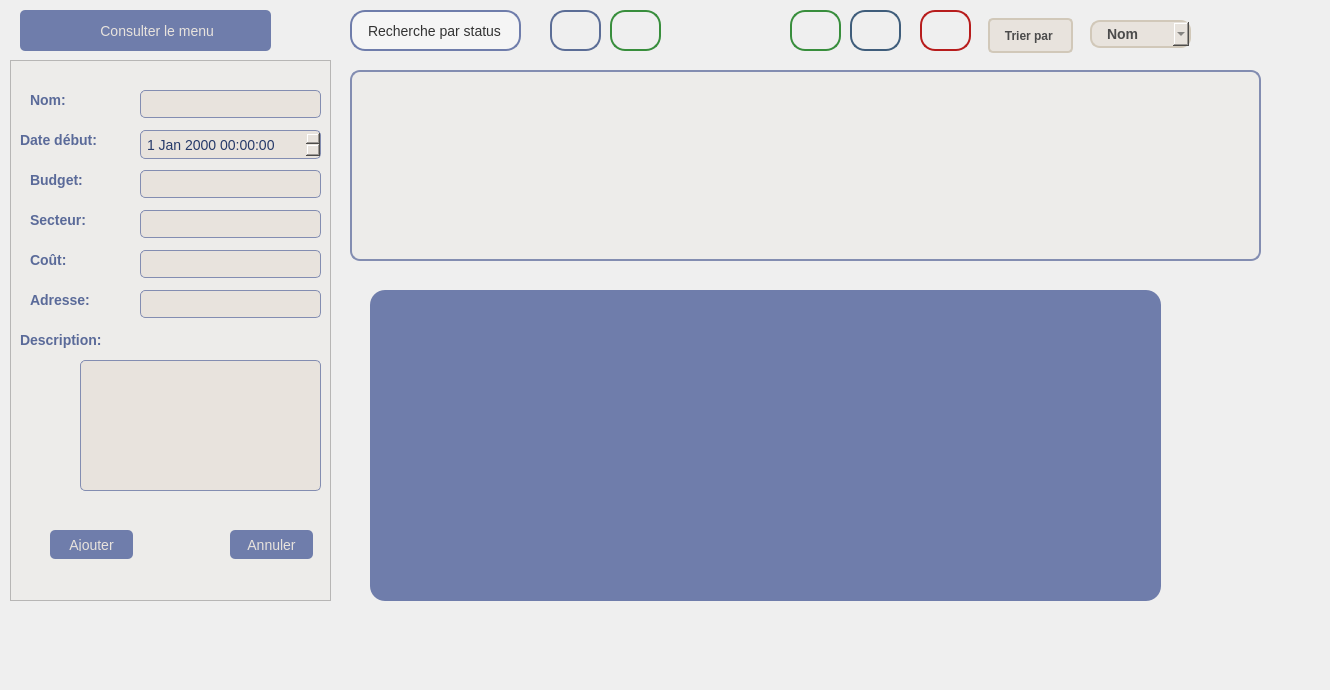
    <widget class="QWidget" name="tab">
     <attribute name="title">
      <string>Gestion des projets</string>
     </attribute>
     <widget class="QFrame" name="frame">
      <property name="geometry">
       <rect>
        <x>10</x>
        <y>60</y>
        <width>321</width>
        <height>541</height>
       </rect>
      </property>
      <property name="styleSheet">
       <string notr="true">QWidget { 
    background-color: #EDECEA;
    font-family: &quot;Poppins&quot;, &quot;Arial&quot;, sans-serif;
    font-size: 14px;
    color: #263A69;
}

/* Style des boutons */
QPushButton {
    background-color: #6F7DAB;
    color: #E8E3DD;
    border-radius: 5px;
    padding: 8px;
    font-size: 14px;
    border: none;
}

QPushButton:hover {
    background-color: #E8E3DD;
    color: #263A69;
}

/* Style des labels */
QLabel {
    font: 12pt &quot;The Year of The Camel&quot;;
    font-weight: bold; 
    color: #5A6A99; 
}

/* Style des menus déroulants */
QComboBox {
    font-family: &quot;Poppins&quot;, &quot;Arial&quot;, sans-serif;
    font-size: 14px;
    color: #263A69;
    background-color: #E8E3DD;
    border-radius: 5px;
    padding: 4px;
}

/* Style des champs de texte */
QLineEdit {
    font-family: &quot;Poppins&quot;, &quot;Arial&quot;, sans-serif;
    font-size: 14px;
    background-color: #E8E3DD;
    border: 1px solid #838db1;
    border-radius: 5px;
    padding: 4px;
    color: #263A69;
}
QSpinBox {
    font-family: &quot;Poppins&quot;, &quot;Arial&quot;, sans-serif;
    font-size: 14px;
    color: #263A69;
    background-color: #E8E3DD;
    border: 1px solid #838db1;
    border-radius: 5px;
    padding: 4px;
}
QDateTimeEdit {
    font-family: &quot;Poppins&quot;, &quot;Arial&quot;, sans-serif;
    font-size: 14px;
    color: #263A69;
    background-color: #E8E3DD;
    border: 1px solid #838db1;
    border-radius: 5px;
    padding: 4px;
}

QPlainTextEdit
{
    font-family: &quot;Poppins&quot;, &quot;Arial&quot;, sans-serif;
    font-size: 14px;
    background-color: #E8E3DD;
    border: 1px solid #838db1;
    border-radius: 5px;
    padding: 4px;
    color: #263A69;
}

</string>
      </property>
      <property name="frameShape">
       <enum>QFrame::Shape::StyledPanel</enum>
      </property>
      <property name="frameShadow">
       <enum>QFrame::Shadow::Raised</enum>
      </property>
      <widget class="QLabel" name="label">
       <property name="geometry">
        <rect>
         <x>20</x>
         <y>30</y>
         <width>63</width>
         <height>20</height>
        </rect>
       </property>
       <property name="text">
        <string>Nom:</string>
       </property>
      </widget>
      <widget class="QLabel" name="label_2">
       <property name="geometry">
        <rect>
         <x>10</x>
         <y>70</y>
         <width>91</width>
         <height>20</height>
        </rect>
       </property>
       <property name="text">
        <string>Date début:</string>
       </property>
      </widget>
      <widget class="QLabel" name="label_4">
       <property name="geometry">
        <rect>
         <x>20</x>
         <y>110</y>
         <width>81</width>
         <height>20</height>
        </rect>
       </property>
       <property name="text">
        <string>Budget:</string>
       </property>
      </widget>
      <widget class="QLabel" name="label_5">
       <property name="geometry">
        <rect>
         <x>20</x>
         <y>150</y>
         <width>63</width>
         <height>20</height>
        </rect>
       </property>
       <property name="text">
        <string>Secteur:</string>
       </property>
      </widget>
      <widget class="QLabel" name="label_6">
       <property name="geometry">
        <rect>
         <x>10</x>
         <y>270</y>
         <width>111</width>
         <height>20</height>
        </rect>
       </property>
       <property name="text">
        <string>Description:</string>
       </property>
      </widget>
      <widget class="QLabel" name="label_8">
       <property name="geometry">
        <rect>
         <x>20</x>
         <y>190</y>
         <width>81</width>
         <height>20</height>
        </rect>
       </property>
       <property name="text">
        <string>Coût:</string>
       </property>
      </widget>
      <widget class="QLabel" name="label_9">
       <property name="geometry">
        <rect>
         <x>20</x>
         <y>230</y>
         <width>91</width>
         <height>20</height>
        </rect>
       </property>
       <property name="text">
        <string>Adresse:</string>
       </property>
      </widget>
      <widget class="QDateTimeEdit" name="dateTimeEdit">
       <property name="geometry">
        <rect>
         <x>130</x>
         <y>70</y>
         <width>181</width>
         <height>29</height>
        </rect>
       </property>
      </widget>
      <widget class="QLineEdit" name="lineEdit_nom">
       <property name="geometry">
        <rect>
         <x>130</x>
         <y>30</y>
         <width>181</width>
         <height>28</height>
        </rect>
       </property>
      </widget>
      <widget class="QPushButton" name="ajouter_projet">
       <property name="geometry">
        <rect>
         <x>40</x>
         <y>470</y>
         <width>83</width>
         <height>29</height>
        </rect>
       </property>
       <property name="text">
        <string>Ajouter</string>
       </property>
      </widget>
      <widget class="QPushButton" name="annuler_projet">
       <property name="geometry">
        <rect>
         <x>220</x>
         <y>470</y>
         <width>83</width>
         <height>29</height>
        </rect>
       </property>
       <property name="text">
        <string>Annuler</string>
       </property>
      </widget>
      <widget class="QPlainTextEdit" name="plainTextEdit_description">
       <property name="geometry">
        <rect>
         <x>70</x>
         <y>300</y>
         <width>241</width>
         <height>131</height>
        </rect>
       </property>
      </widget>
      <widget class="QLineEdit" name="lineEdit_cout">
       <property name="geometry">
        <rect>
         <x>130</x>
         <y>190</y>
         <width>181</width>
         <height>28</height>
        </rect>
       </property>
       <property name="maxLength">
        <number>10</number>
       </property>
      </widget>
      <widget class="QLineEdit" name="lineEdit_adresse">
       <property name="geometry">
        <rect>
         <x>130</x>
         <y>230</y>
         <width>181</width>
         <height>28</height>
        </rect>
       </property>
      </widget>
      <widget class="QLineEdit" name="lineEdit_budget">
       <property name="geometry">
        <rect>
         <x>130</x>
         <y>110</y>
         <width>181</width>
         <height>28</height>
        </rect>
       </property>
      </widget>
      <widget class="QLineEdit" name="lineEdit_secteur">
       <property name="geometry">
        <rect>
         <x>130</x>
         <y>150</y>
         <width>181</width>
         <height>28</height>
        </rect>
       </property>
      </widget>
     </widget>
     <widget class="QLineEdit" name="recherche_projet">
      <property name="geometry">
       <rect>
        <x>350</x>
        <y>10</y>
        <width>171</width>
        <height>41</height>
       </rect>
      </property>
      <property name="styleSheet">
       <string notr="true">QLineEdit {
    background-color: #f5f5f5; /* Fond clair et épuré */
    border: 2px solid #6f7dab; /* Bordure bleu-gris */
    border-radius: 15px; /* Coins arrondis */
    padding: 8px 15px;
    font-size: 14px;
    color: #333; /* Couleur du texte */
    selection-background-color: #6f7dab; /* Couleur de sélection */
}

QLineEdit:focus {
    border: 2px solid #6f7dab; /* Changement de bordure au focus */
    background-color: white; /* Fond plus visible */
}

QLineEdit::placeholder {
    color: #999; /* Couleur du placeholder */
    font-style: italic;
}
</string>
      </property>
      <property name="text">
       <string>Recherche par status</string>
      </property>
      <property name="readOnly">
       <bool>false</bool>
      </property>
     </widget>
     <widget class="QComboBox" name="trier_projet">
      <property name="geometry">
       <rect>
        <x>1090</x>
        <y>20</y>
        <width>101</width>
        <height>28</height>
       </rect>
      </property>
      <property name="styleSheet">
       <string notr="true">QComboBox {
    background-color: #E8E3DD; /* Couleur de fond clair */
    border: 2px solid #D1C8B9; /* Bordure subtile */
    border-radius: 10px; /* Coins arrondis */
    padding: 5px 15px; /* Espacement interne */
    font-size: 14px; /* Taille de texte */
    color: #4B4B4B; /* Couleur du texte */
    font-weight: bold;
}

QComboBox:hover {
    border: 2px solid #D1C8B9; /* Changement de couleur au survol */
}

QComboBox:focus {
    border: 2px solid #A89F92; /* Bordure plus foncée au focus */
}

QComboBox QAbstractItemView {
    background-color: #FFF; /* Couleur de fond du menu déroulant */
    border: 2px solid #D1C8B9;
    border-radius: 10px;
    selection-background-color: #D1C8B9; /* Couleur de sélection des éléments */
    selection-color: #4B4B4B; /* Couleur du texte sélectionné */
}

QComboBox::down-arrow {
    image: url(:/images/arrow.png); /* Icône de flèche personnalisée */
    width: 20px;
    height: 20px;
}
</string>
      </property>
      <item>
       <property name="text">
        <string>Nom</string>
       </property>
      </item>
      <item>
       <property name="text">
        <string>Date Début</string>
       </property>
      </item>
     </widget>
     <widget class="QLabel" name="label_13">
      <property name="geometry">
       <rect>
        <x>850</x>
        <y>510</y>
        <width>191</width>
        <height>171</height>
       </rect>
      </property>
      <property name="text">
       <string/>
      </property>
      <property name="pixmap">
       <pixmap>:/image.qrc/8025532-removebg-preview.png</pixmap>
      </property>
      <property name="scaledContents">
       <bool>true</bool>
      </property>
     </widget>
     <widget class="QLabel" name="label_12">
      <property name="geometry">
       <rect>
        <x>390</x>
        <y>370</y>
        <width>49</width>
        <height>16</height>
       </rect>
      </property>
      <property name="text">
       <string/>
      </property>
     </widget>
     <widget class="QPushButton" name="pushButton_7">
      <property name="geometry">
       <rect>
        <x>20</x>
        <y>10</y>
        <width>251</width>
        <height>41</height>
       </rect>
      </property>
      <property name="styleSheet">
       <string notr="true">QPushButton {
	font: 700 11pt &quot;Times New Roman&quot;;
	

    background-color: #6F7DAB;
    color: #E8E3DD;
    border-radius: 5px;
    padding: 8px;
    font-size: 14px;
}
QPushButton:hover {
    background-color: #E8E3DD;
    color: #263A69;
}

</string>
      </property>
      <property name="text">
       <string>      Consulter le menu</string>
      </property>
      <property name="icon">
       <iconset theme="QIcon::ThemeIcon::GoHome"/>
      </property>
      <property name="iconSize">
       <size>
        <width>30</width>
        <height>30</height>
       </size>
      </property>
     </widget>
     <widget class="QLabel" name="label_14">
      <property name="geometry">
       <rect>
        <x>1130</x>
        <y>520</y>
        <width>191</width>
        <height>131</height>
       </rect>
      </property>
      <property name="styleSheet">
       <string notr="true">QLabel#logoLabel {
    border: none;
    background: transparent;
}</string>
      </property>
      <property name="text">
       <string/>
      </property>
      <property name="pixmap">
       <pixmap resource="image.qrc">:/Users/HP/Downloads/8025532-removebg-preview.png</pixmap>
      </property>
      <property name="scaledContents">
       <bool>true</bool>
      </property>
     </widget>
     <widget class="QTableView" name="tableView">
      <property name="geometry">
       <rect>
        <x>350</x>
        <y>70</y>
        <width>911</width>
        <height>191</height>
       </rect>
      </property>
      <property name="styleSheet">
       <string notr="true">QTableView { 
    background-color: #EDECEA; /* Fond du tableau */
    border: 2px solid #838DB1; /* Bordure subtile */
    border-radius: 10px; /* Arrondi */
    gridline-color: #DCDCDA; /* Couleur des lignes du tableau */
    font-family: &quot;Segoe UI&quot;, &quot;Arial&quot;, sans-serif; /* Typographie moderne */
    font-size: 14px;
    selection-background-color: #838DB1; /* Couleur de sélection */
    selection-color: white; /* Texte en blanc sur sélection */
}

QHeaderView::section {
    background-color: #263A69; /* En-têtes foncés */
    color: white; /* Texte blanc */
    padding: 8px;
    border: none;
    font-weight: bold;
    border-radius: 5px;
}

QTableView::item {
    padding: 6px;
    border-bottom: 1px solid #E8E3DD; /* Séparation entre les lignes */
    color: black; /* Texte noir */
}

QTableView::item:selected {
    background-color: #838DB1; /* Fond des éléments sélectionnés */
    color: black; /* Texte noir sur sélection */
}
</string>
      </property>
     </widget>
     <widget class="QPushButton" name="supprimer_projet">
      <property name="geometry">
       <rect>
        <x>920</x>
        <y>10</y>
        <width>51</width>
        <height>41</height>
       </rect>
      </property>
      <property name="styleSheet">
       <string notr="true">QPushButton {
    background: qlineargradient(x1:0, y1:0, x2:1, y2:1, 
                stop:0 #E53935, stop:1 #B71C1C); /* Dégradé de rouge */
    border: 2px solid #B71C1C;
    border-radius: 15px; /* Coins arrondis */
    padding: 10px 15px;
    font-size: 14px;
    color: white;
    font-weight: bold;
    text-transform: uppercase;
    transition: 0.3s;
}

QPushButton:hover {
    background: qlineargradient(x1:0, y1:0, x2:1, y2:1, 
                stop:0 #B71C1C, stop:1 #E53935); /* Inversion du dégradé */
    border: 2px solid #E53935;
}

QPushButton:pressed {
    background-color: #C62828; /* Couleur plus foncée au clic */
    border: 2px solid #C62828;
}
</string>
      </property>
      <property name="text">
       <string/>
      </property>
      <property name="icon">
       <iconset theme="QIcon::ThemeIcon::EditDelete"/>
      </property>
      <property name="iconSize">
       <size>
        <width>30</width>
        <height>30</height>
       </size>
      </property>
      <property name="checkable">
       <bool>false</bool>
      </property>
      <property name="checked">
       <bool>false</bool>
      </property>
     </widget>
     <widget class="QPushButton" name="update_projet">
      <property name="geometry">
       <rect>
        <x>790</x>
        <y>10</y>
        <width>51</width>
        <height>41</height>
       </rect>
      </property>
      <property name="styleSheet">
       <string notr="true">QPushButton {
    background: qlineargradient(x1:0, y1:0, x2:1, y2:1, 
                stop:0 #0daa90, stop:1 #388E3C); /* Dégradé de vert */
    border: 2px solid #388E3C;
    border-radius: 15px; /* Coins arrondis */
    padding: 10px 15px;
    font-size: 14px;
    color: white;
    font-weight: bold;
    text-transform: uppercase;
    transition: 0.3s;
}

QPushButton:hover {
    background: qlineargradient(x1:0, y1:0, x2:1, y2:1, 
                stop:0 #388E3C, stop:1 #4CAF50); /* Inversion du dégradé */
    border: 2px solid #4CAF50;
}

QPushButton:pressed {
    background-color: #2E7D32; /* Couleur plus foncée au clic */
    border: 2px solid #2E7D32;
}
</string>
      </property>
      <property name="text">
       <string/>
      </property>
      <property name="icon">
       <iconset resource="image.qrc">
        <normaloff>:/image/update4.png</normaloff>:/image/update4.png</iconset>
      </property>
      <property name="iconSize">
       <size>
        <width>30</width>
        <height>30</height>
       </size>
      </property>
      <property name="checkable">
       <bool>true</bool>
      </property>
      <property name="autoDefault">
       <bool>false</bool>
      </property>
      <property name="default">
       <bool>false</bool>
      </property>
      <property name="flat">
       <bool>false</bool>
      </property>
     </widget>
     <widget class="QPushButton" name="recherche_projet_2">
      <property name="geometry">
       <rect>
        <x>550</x>
        <y>10</y>
        <width>51</width>
        <height>41</height>
       </rect>
      </property>
      <property name="styleSheet">
       <string notr="true">QPushButton {
    background: qlineargradient(x1:0, y1:0, x2:1, y2:1, 
                stop:0 #6f7dab, stop:1 #5b6d96); /* Dégradé bleu-gris */
    border: 2px solid #5b6d96;
    border-radius: 15px; /* Coins arrondis */
    padding: 10px 15px;
    font-size: 14px;
    color: white;
    font-weight: bold;
    text-transform: uppercase;
    transition: 0.3s;
}

QPushButton:hover {
    background: qlineargradient(x1:0, y1:0, x2:1, y2:1, 
                stop:0 #5b6d96, stop:1 #6f7dab); /* Inversion du dégradé */
    border: 2px solid #6f7dab;
}

QPushButton:pressed {
    background-color: #4a5a82; /* Couleur plus foncée au clic */
    border: 2px solid #4a5a82;
}
QPushButton:icon {
    color: #4B4B4B; /* Couleur de l'icône */
}

QPushButton:disabled {
    background-color: #D1C8B9; /* Fond pour état désactivé */
    color: #A0A0A0; /* Couleur de texte pour désactivation */
    border: 2px solid #A0A0A0; /* Bordure pour désactivation */
}

QPushButton:hover::icon {
    color: #FFFFFF; /* Changement de couleur de l'icône au survol */
}</string>
      </property>
      <property name="text">
       <string/>
      </property>
      <property name="icon">
       <iconset theme="QIcon::ThemeIcon::SystemSearch"/>
      </property>
      <property name="iconSize">
       <size>
        <width>30</width>
        <height>30</height>
       </size>
      </property>
     </widget>
     <widget class="QPushButton" name="telecharger_projet">
      <property name="geometry">
       <rect>
        <x>850</x>
        <y>10</y>
        <width>51</width>
        <height>41</height>
       </rect>
      </property>
      <property name="styleSheet">
       <string notr="true">QPushButton {
    background: qlineargradient(x1:0, y1:0, x2:1, y2:1, 
                stop:0 #6f7dab, stop:1 #3f5d7b); /* Dégradé bleu foncé */
    border: 2px solid #3f5d7b;
    border-radius: 15px; /* Coins arrondis */
    padding: 10px 15px;
    font-size: 14px;
    color: white;
    font-weight: bold;
    text-transform: uppercase;
    transition: 0.3s;
}

QPushButton:hover {
    background: qlineargradient(x1:0, y1:0, x2:1, y2:1, 
                stop:0 #3f5d7b, stop:1 #6f7dab); /* Inversion du dégradé */
    border: 2px solid #6f7dab;
}

QPushButton:pressed {
    background-color: #354f73; /* Couleur plus foncée au clic */
    border: 2px solid #354f73;
}
</string>
      </property>
      <property name="text">
       <string/>
      </property>
      <property name="icon">
       <iconset resource="image.qrc">
        <normaloff>:/image/enregistrer.png</normaloff>:/image/enregistrer.png</iconset>
      </property>
      <property name="iconSize">
       <size>
        <width>30</width>
        <height>30</height>
       </size>
      </property>
     </widget>
     <widget class="QPushButton" name="trier_projet_2">
      <property name="geometry">
       <rect>
        <x>980</x>
        <y>10</y>
        <width>101</width>
        <height>51</height>
       </rect>
      </property>
      <property name="styleSheet">
       <string notr="true">QPushButton {
    font-family: Arial, sans-serif;  /* Police élégante */
    font-size: 12px;                 /* Taille du texte */
    font-weight: bold;               /* Texte en gras */
    color: #4B4B4B;                  /* Couleur du texte */
    background-color: #E8E3DD;       /* Fond doux */
    padding: 8px 12px;               /* Espacement interne */
    border-radius: 5px;              /* Coins arrondis */
    text-align: center;              /* Centrer le texte */
    margin: 8px;                     /* Espacement externe */
    border: 2px solid #D1C8B9;       /* Bordure douce */
}

QPushButton:hover {
    background-color: #D1C8B9;       /* Fond plus foncé au survol */
    border: 2px solid #A89F92;       /* Bordure changeante */
}

QPushButton:disabled {
    color: #A0A0A0;                  /* Couleur du texte désactivé */
    background-color: #F0F0F0;       /* Fond plus clair quand désactivé */
    border: 2px solid #A0A0A0;       /* Bordure désactivée */
}
</string>
      </property>
      <property name="text">
       <string>Trier par </string>
      </property>
     </widget>
     <widget class="QFrame" name="frame_stat">
      <property name="geometry">
       <rect>
        <x>370</x>
        <y>290</y>
        <width>791</width>
        <height>311</height>
       </rect>
      </property>
      <property name="styleSheet">
       <string notr="true">QFrame {
    background-color:  #6f7dab; /* Couleur de fond foncée */
    border-radius: 15px; /* Coins arrondis */
}
</string>
      </property>
      <property name="frameShape">
       <enum>QFrame::Shape::StyledPanel</enum>
      </property>
      <property name="frameShadow">
       <enum>QFrame::Shadow::Raised</enum>
      </property>
     </widget>
     <widget class="QPushButton" name="refresh_projet">
      <property name="geometry">
       <rect>
        <x>610</x>
        <y>10</y>
        <width>51</width>
        <height>41</height>
       </rect>
      </property>
      <property name="styleSheet">
       <string notr="true">QPushButton {
    background: qlineargradient(x1:0, y1:0, x2:1, y2:1, 
                stop:0 #0daa90, stop:1 #388E3C); /* Dégradé de vert */
    border: 2px solid #388E3C;
    border-radius: 15px; /* Coins arrondis */
    padding: 10px 15px;
    font-size: 14px;
    color: white;
    font-weight: bold;
    text-transform: uppercase;
    transition: 0.3s;
}

QPushButton:hover {
    background: qlineargradient(x1:0, y1:0, x2:1, y2:1, 
                stop:0 #388E3C, stop:1 #4CAF50); /* Inversion du dégradé */
    border: 2px solid #4CAF50;
}

QPushButton:pressed {
    background-color: #2E7D32; /* Couleur plus foncée au clic */
    border: 2px solid #2E7D32;
}
QIcon{
color: white;
}</string>
      </property>
      <property name="text">
       <string/>
      </property>
      <property name="icon">
       <iconset theme="QIcon::ThemeIcon::SystemReboot"/>
      </property>
     </widget>
    </widget>
